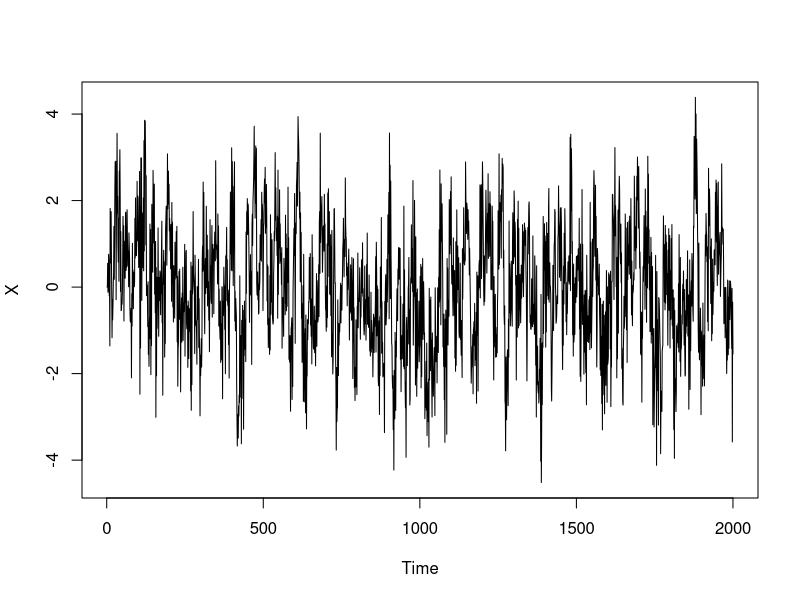
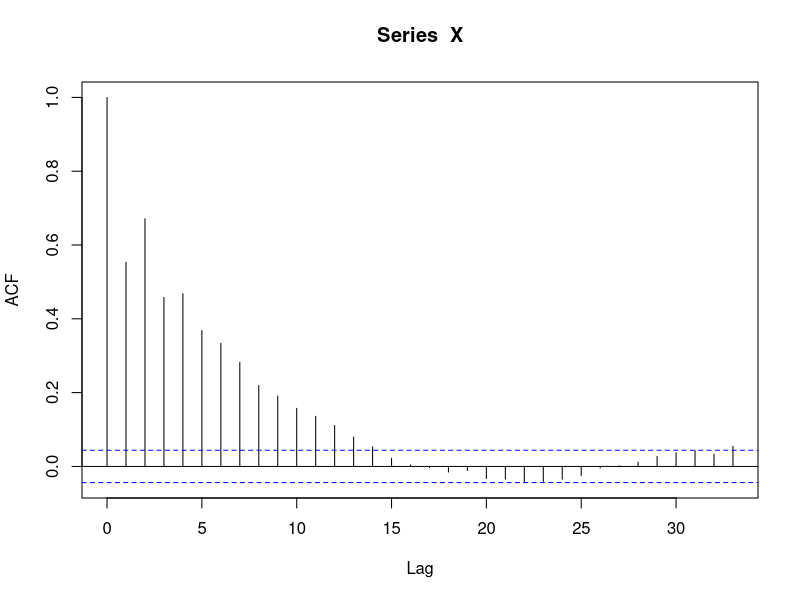
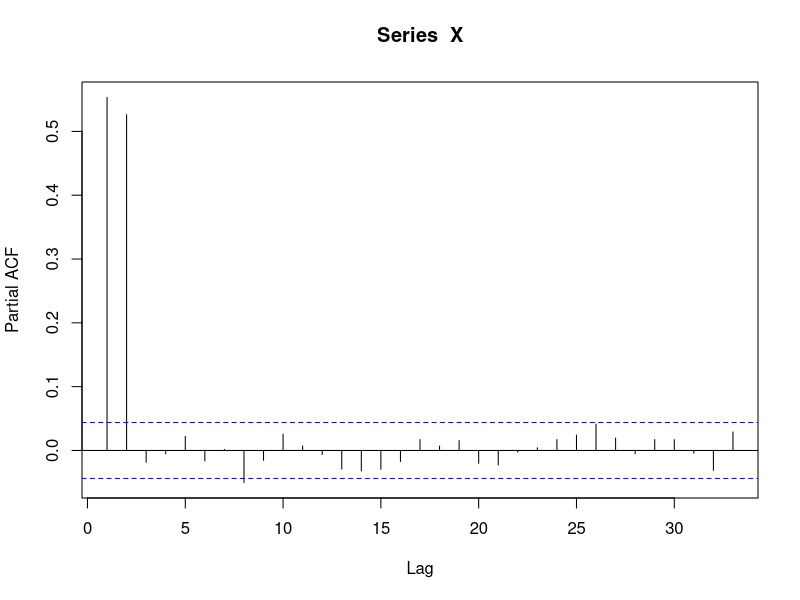
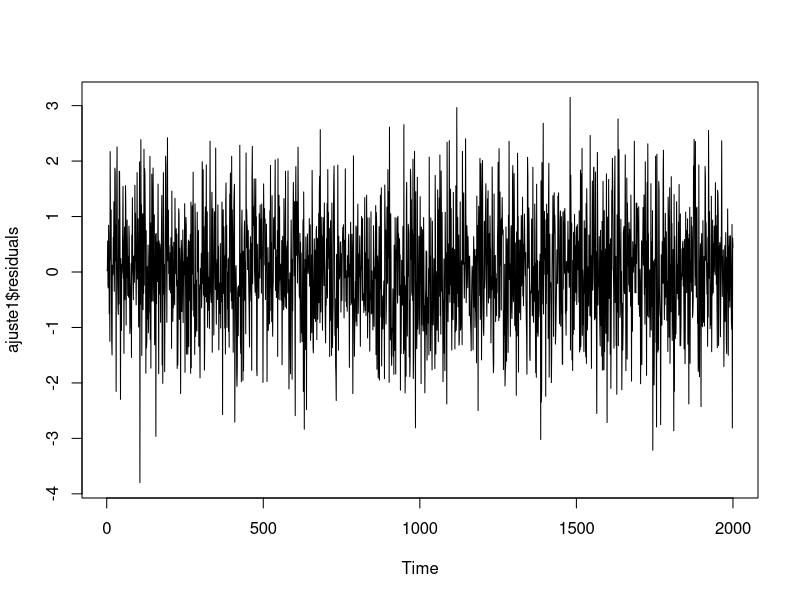
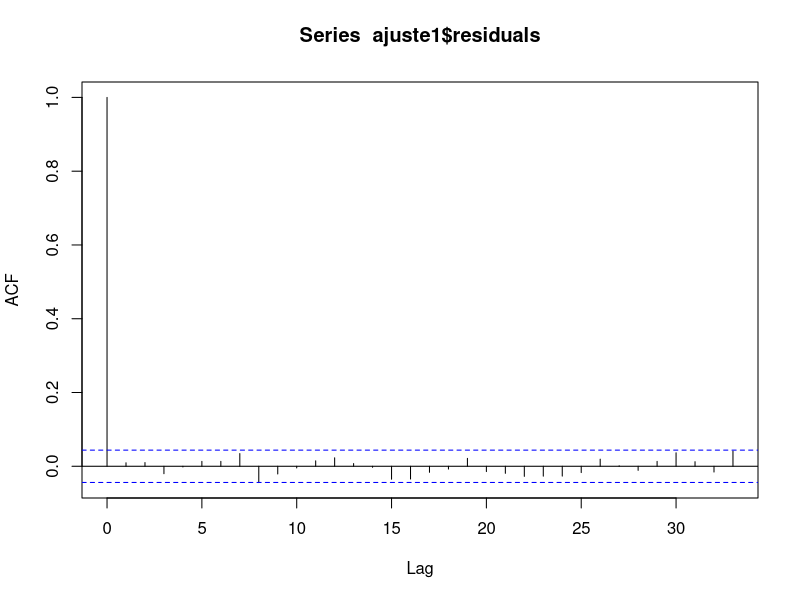

These charts were generated, in order, by the following R code:
## ---- chunk 1
knitr::opts_chunk$set(echo = TRUE)
library(dplyr)
## ---- chunk 2
W<-rnorm(2000)
X<-numeric(2000)
for(t in 3:2000){
  X[t]<-0.3*X[t-1]+0.5*X[t-2]+W[t]
}
ts.plot(X)
acf(X)
pacf(X)
modelo<-arima(X,order=c(2,0,0))
modelo
modelo1<-arima(X,order=c(2,0,2))
modelo1
## ---- chunk 3
P<-3
D<-3
Q<-3
tabla<-data.frame()
for(p in 0:P){
  for(d in 0:D){
    for(q in 0:Q){
      modelo<-arima(X,order=c(p,d,q))
      AIC<-AIC(modelo)
      sbic<-AIC(modelo,k=log(length(X)))
      tabla<-rbind(tabla,c(p,d,q,AIC,sbic))
    }
  }
}
tabla<-rename(tabla, 'p'=1,'d'=2,'q'=3,'AIC'=4,'sbic'=5)
tabla<-tabla[order(tabla$AIC),]
# tabla<-tabla[order(tabla$sbic),]
tabla
## ---- chunk 4
ajuste1<-arima(X,order=c(2,0,0))
ajuste1
confint(ajuste1)
plot(ajuste1$residuals)
acf(ajuste1$residuals)
Box.test(ajuste1$residuals,lag=20,type='Ljung-Box')

ajuste2<-arima(X,order=c(1,0,2))
ajuste2
confint(ajuste2)
Box.test(ajuste2$residuals,lag=20,type='Ljung-Box')
